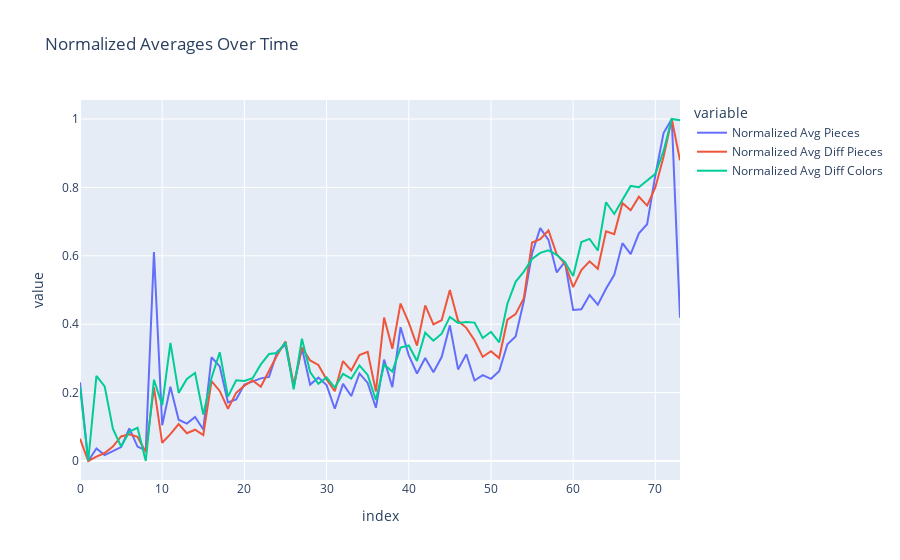

The code cell stored with this chart in its notebook:
### Code cell
import pandas as pd
import plotly.express as px

# Assuming normalized_avg_pieces, normalized_avg_diff_pieces, normalized_avg_diff_colors are DataFrames with the respective columns

# Combine the DataFrames
normalized_df = pd.concat([normalized_avg_pieces['num_parts'], normalized_avg_diff_pieces['unique_part_count'], normalized_avg_diff_colors['unique_color_count']], axis=1)
normalized_df.columns = ['Normalized Avg Pieces', 'Normalized Avg Diff Pieces', 'Normalized Avg Diff Colors']

# Create an interactive line plot using Plotly Express
fig = px.line(normalized_df, title='Normalized Averages Over Time')

# Show the plot
fig.show()

### Figure 1 — Plotly figure (JSON) as saved in the notebook; plotly's stock layout.template omitted (floating-point values rounded to 4 significant figures)
{"data": [{"hovertemplate": "variable=Normalized Avg Pieces<br>index=%{x}<br>value=%{y}<extra></extra>", "legendgroup": "Normalized Avg Pieces", "line": {"color": "#636efa", "dash": "solid"}, "marker": {"symbol": "circle"}, "mode": "lines", "name": "Normalized Avg Pieces", "orientation": "v", "showlegend": true, "type": "scatter", "x": [0, 1, 2, 3, 4, 5, 6, 7, 8, 9, 10, 11, 12, 13, 14, 15, 16, 17, 18, 19, 20, 21, 22, 23, 24, 25, 26, 27, 28, 29, 30, 31, 32, 33, 34, 35, 36, 37, 38, 39, 40, 41, 42, 43, 44, 45, 46, 47, 48, 49, 50, 51, 52, 53, 54, 55, 56, 57, 58, 59, 60, 61, 62, 63, 64, 65, 66, 67, 68, 69, 70, 71, 72, 73], "xaxis": "x", "y": [0.23, 0, 0.03655, 0.01716, 0.0287, 0.04068, 0.09516, 0.04219, 0.03111, 0.6112, 0.1044, 0.2172, 0.1205, 0.1094, 0.129, 0.09206, 0.3034, 0.2766, 0.1715, 0.1798, 0.2236, 0.2334, 0.2417, 0.2459, 0.32, 0.3399, 0.2174, 0.3303, 0.2234, 0.2438, 0.2219, 0.1527, 0.2255, 0.1899, 0.2561, 0.2284, 0.1556, 0.2966, 0.2161, 0.3914, 0.309, 0.2558, 0.3013, 0.2596, 0.3039, 0.3967, 0.2678, 0.312, 0.2352, 0.2513, 0.2402, 0.2623, 0.3412, 0.3643, 0.4678, 0.6069, 0.6811, 0.6466, 0.5515, 0.582, 0.4417, 0.4437, 0.4856, 0.4572, 0.5035, 0.5442, 0.637, 0.6051, 0.6656, 0.6923, 0.8354, 0.9589, 1, 0.4188], "yaxis": "y"}, {"hovertemplate": "variable=Normalized Avg Diff Pieces<br>index=%{x}<br>value=%{y}<extra></extra>", "legendgroup": "Normalized Avg Diff Pieces", "line": {"color": "#EF553B", "dash": "solid"}, "marker": {"symbol": "circle"}, "mode": "lines", "name": "Normalized Avg Diff Pieces", "orientation": "v", "showlegend": true, "type": "scatter", "x": [0, 1, 2, 3, 4, 5, 6, 7, 8, 9, 10, 11, 12, 13, 14, 15, 16, 17, 18, 19, 20, 21, 22, 23, 24, 25, 26, 27, 28, 29, 30, 31, 32, 33, 34, 35, 36, 37, 38, 39, 40, 41, 42, 43, 44, 45, 46, 47, 48, 49, 50, 51, 52, 53, 54, 55, 56, 57, 58, 59, 60, 61, 62, 63, 64, 65, 66, 67, 68, 69, 70, 71, 72, 73], "xaxis": "x", "y": [0.0653, 0, 0.01306, 0.02332, 0.04235, 0.07183, 0.07836, 0.07048, 0.02612, 0.2155, 0.05328, 0.07836, 0.108, 0.08122, 0.09142, 0.07612, 0.2336, 0.2048, 0.1528, 0.1995, 0.2203, 0.2354, 0.2171, 0.2626, 0.3098, 0.3495, 0.2224, 0.3318, 0.2941, 0.2808, 0.2387, 0.204, 0.2922, 0.2648, 0.3099, 0.3192, 0.2034, 0.4195, 0.3279, 0.4605, 0.4043, 0.3376, 0.4548, 0.3995, 0.4116, 0.5003, 0.4098, 0.3893, 0.3532, 0.3045, 0.321, 0.301, 0.4132, 0.4293, 0.4761, 0.639, 0.6485, 0.674, 0.6043, 0.5768, 0.5082, 0.558, 0.5838, 0.5622, 0.6718, 0.6635, 0.7539, 0.7333, 0.7726, 0.7468, 0.7998, 0.8899, 1, 0.8794], "yaxis": "y"}, {"hovertemplate": "variable=Normalized Avg Diff Colors<br>index=%{x}<br>value=%{y}<extra></extra>", "legendgroup": "Normalized Avg Diff Colors", "line": {"color": "#00cc96", "dash": "solid"}, "marker": {"symbol": "circle"}, "mode": "lines", "name": "Normalized Avg Diff Colors", "orientation": "v", "showlegend": true, "type": "scatter", "x": [0, 1, 2, 3, 4, 5, 6, 7, 8, 9, 10, 11, 12, 13, 14, 15, 16, 17, 18, 19, 20, 21, 22, 23, 24, 25, 26, 27, 28, 29, 30, 31, 32, 33, 34, 35, 36, 37, 38, 39, 40, 41, 42, 43, 44, 45, 46, 47, 48, 49, 50, 51, 52, 53, 54, 55, 56, 57, 58, 59, 60, 61, 62, 63, 64, 65, 66, 67, 68, 69, 70, 71, 72, 73], "xaxis": "x", "y": [0.2173, 0, 0.249, 0.2183, 0.09467, 0.04245, 0.08579, 0.09719, 0, 0.2377, 0.163, 0.3452, 0.1992, 0.2398, 0.2574, 0.1358, 0.2429, 0.3181, 0.1882, 0.2358, 0.2338, 0.2421, 0.2825, 0.3128, 0.3158, 0.3471, 0.2097, 0.3574, 0.26, 0.226, 0.2445, 0.2147, 0.2547, 0.2407, 0.2795, 0.2516, 0.1784, 0.2817, 0.2618, 0.3317, 0.3377, 0.2924, 0.3751, 0.3516, 0.3723, 0.4213, 0.4039, 0.4066, 0.4048, 0.3594, 0.3778, 0.3468, 0.4598, 0.5238, 0.5538, 0.5907, 0.6087, 0.6158, 0.6027, 0.5818, 0.5408, 0.6403, 0.6495, 0.6156, 0.7565, 0.7224, 0.764, 0.8043, 0.8003, 0.8209, 0.8396, 0.9067, 1, 0.9961], "yaxis": "y"}], "layout": {"legend": {"title": {"text": "variable"}, "tracegroupgap": 0}, "title": {"text": "Normalized Averages Over Time"}, "xaxis": {"anchor": "y", "domain": [0, 1], "title": {"text": "index"}}, "yaxis": {"anchor": "x", "domain": [0, 1], "title": {"text": "value"}}}}
